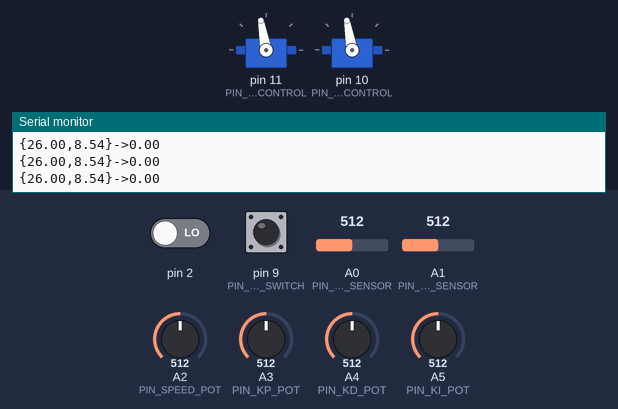
Simulated run of this sketch. Board: Arduino Uno, built with avr-gcc and run on an emulated ATmega328P. Shown: 2 × servo, the last lines printed to the serial monitor. The test bench sets the inputs (shaded band); at power-on: pin 9 (PIN_MAIN_SWITCH) LOW, A1 (PIN_ANGLED_SENSOR) = 512, pin 2 LOW, A0 (PIN_FRONT_SENSOR) = 512, A2 (PIN_SPEED_POT) = 512, A3 (PIN_KP_POT) = 512, A4 (PIN_KD_POT) = 512, A5 (PIN_KI_POT) = 512.

Above: at 1.2 s.
1.3 s: pin 9 (PIN_MAIN_SWITCH) pulled HIGH for 1 s
At 1.96 s:
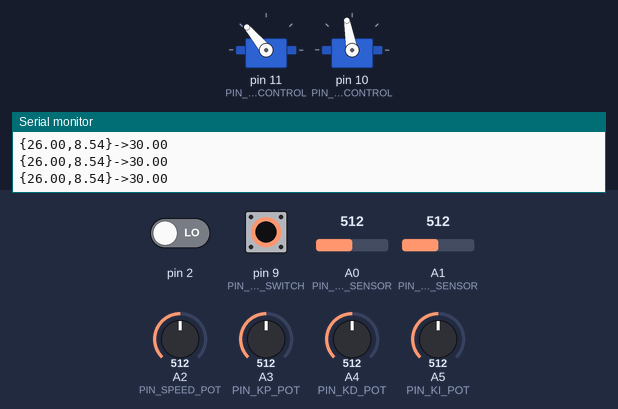
At 3.3 s:
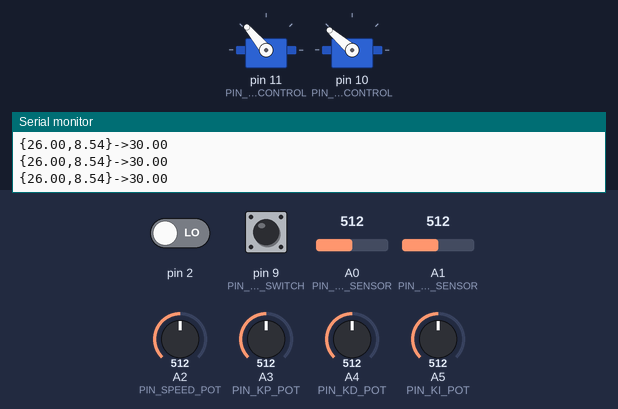
3.8 s: A1 (PIN_ANGLED_SENSOR) set to 90
6.8 s: pin 2 driven HIGH
At 7.5 s:
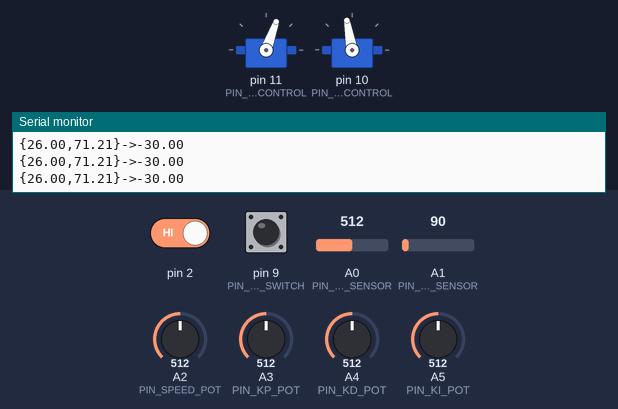
Timing chart, 0 to 9.8 s (numbered marks = the images above; inputs shaded):
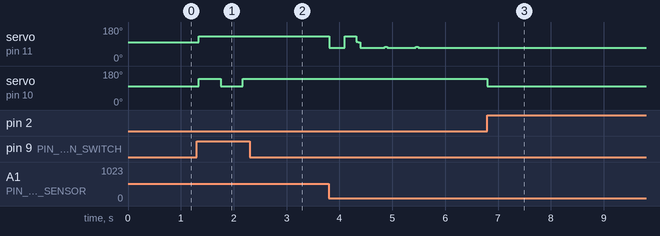

Measured:
- after the input at 1.3 s, servo on pin 11 (PIN_RUDDER_CONTROL): 100° → 130° at once; servo on pin 10 (PIN_MOTOR_CONTROL): 100° → 139° at once, → 100° 0.42 s later, → 139° 0.42 s later
- after the input at 6.8 s, servo on pin 10 (PIN_MOTOR_CONTROL): 139° → 100° at once

The sketch:

competition_code.ino
```cpp
#include <Servo.h>
#include "PID_v1.h"
#include "ir_sensor.h"
#include "motor_control.h"
#include "rudder_control.h"

#define PIN_FRONT_SENSOR A0
#define PIN_ANGLED_SENSOR A1
#define PIN_SPEED_POT A2
#define PIN_KP_POT A3
#define PIN_KD_POT A4
#define PIN_KI_POT A5
#define PIN_MOTOR_CONTROL 10
#define PIN_RUDDER_CONTROL 11
#define PIN_MAIN_SWITCH 9

#define DEBOUNCE 400

static DSensor front;
static DSensor angled;

static Servo brushless;

static Rudder rudder;
static Servo rudder_servo;

static volatile uint8_t e_stop_flag = 0;
int state=LOW, reading, previous=LOW, pot_power, pot_power_range;

double reference, input, output;
long time=0;

PID rudder_control (&input, &output, &reference,1, 5, 2, DIRECT);

void setup (){
  pinMode(PIN_MAIN_SWITCH, INPUT);
  pinMode(PIN_SPEED_POT, INPUT);
  attachInterrupt (0, e_stop, RISING);
  Serial.begin (9600);
  init_sensor (&front, PIN_FRONT_SENSOR, IR_SENSOR_150);
  init_sensor (&angled, PIN_ANGLED_SENSOR, IR_SENSOR_80);
  init_rudder (&rudder, &rudder_servo, PIN_RUDDER_CONTROL, 100, -40, 40);
  arm_motor(&brushless, PIN_MOTOR_CONTROL);
  input = read_distance (&front);
  reference = 20;
  rudder_control.SetSampleTime (20);
  rudder_control.SetOutputLimits (-30, 30);
  rudder_control.SetMode (MANUAL);
}

void loop (){
  if (e_stop_flag == 1){
    while (true);
  }
  reading = digitalRead(PIN_MAIN_SWITCH);
  if (reading==HIGH && previous==LOW && millis()-time>DEBOUNCE)
  {
    if (state == HIGH)
    {
      state = LOW;
      stop_motor(&brushless);
      rudder_control.SetMode (MANUAL);
      set_angle (&rudder, 0);
    }
    else
    {
      state = HIGH;
      pot_power = analogRead(PIN_SPEED_POT);
      pot_power_range = map(pot_power,0,1023,0,100);
      motor_speed(&brushless, pot_power_range);

      int kp = analogRead (PIN_KP_POT);
      int kd = analogRead (PIN_KD_POT);
      int ki = analogRead (PIN_KI_POT);

      kp = map (kp, 0, 1023, 0, 10);
      kd = map (kd, 0, 1023, 0, 10);
      ki = map (ki, 0, 1023, 0, 10);
      rudder_control.SetTunings (kp, kd, ki);
      rudder_control.SetMode (AUTOMATIC);

      Serial.print ("{");
      Serial.print (kp);
      Serial.print (",");
      Serial.print (kd);
      Serial.print (",");
      Serial.print (ki);
      Serial.println ("}");
    }
    time=millis();
  }
  float front_sensor = read_distance (&front);
  float angle_sensor = read_distance (&angled);
  Serial.print ("{");
  Serial.print (front_sensor);
  Serial.print (",");
  Serial.print (angle_sensor);
  Serial.print ("}");
  Serial.print ("->");

  input = angle_sensor*0.707;
  rudder_control.Compute ();
  set_angle (&rudder, output);

  Serial.println (output);
  delay (40);
}

void e_stop (){
  stop_motor (&brushless);
  rudder_control.SetMode (MANUAL);
  e_stop_flag = 1;
}
```

ir_sensor.cpp
```cpp
#include "ir_sensor.h"
#include <Arduino.h>
#include <inttypes.h>

void init_sensor (DSensor * sens, uint8_t pin, uint8_t sensor_type){
  sens->v[0] = 0;
  sens->v[1] = 0;
  sens->v[2] = 0;
  sens->read_pin = pin;

  if (sensor_type == IR_SENSOR_150){
    sens->SCALE = SCALE_150;
    sens->SHIFT_X = SHIFT_X_150;
    sens->SHIFT_Y = SHIFT_Y_150;
  } else if (sensor_type == IR_SENSOR_80){
    sens->SCALE = SCALE_80;
    sens->SHIFT_X = SHIFT_X_80;
    sens->SHIFT_Y = SHIFT_Y_80;
  } else if (sensor_type == IR_SENSOR_30){
    sens->SCALE = SCALE_30;
    sens->SHIFT_X = SHIFT_X_30;
    sens->SHIFT_Y = SHIFT_Y_30;
  }
}

uint16_t read_raw (DSensor * sens){
  return analogRead (sens->read_pin);
}

// See: http://www.schwietering.com/jayduino/filtuino/
float read_filtered (DSensor * sens){

  sens->v[0] = sens->v[1];
  sens->v[1] = sens->v[2];
  sens->v[2] = (6.745527388907e-2 * analogRead (sens->read_pin)) + ( -0.4128015981 * sens->v[0]) + (  1.1429805025 * sens->v[1]);
  return (sens->v[0] + sens->v[2]) +2 * sens->v[1];
}

float read_distance (DSensor * sens){
  int a_value = read_filtered (sens);
  return (sens->SCALE)/(a_value + sens->SHIFT_X) + (sens->SHIFT_Y);
}
```

ir_sensor.h
```cpp
#ifndef IR_SENSOR_H
#define IR_SENSOR_H
#include <Arduino.h>
#include <inttypes.h>

#define IR_SENSOR_150 0
#define IR_SENSOR_80 1
#define IR_SENSOR_30 2

// constants for 150 cm IR sensor
const float SCALE_150 = 14220;
const float SHIFT_X_150 = 6.682;
const float SHIFT_Y_150 = -1.473;

// constants for 80 cm IR sensors
const float SCALE_80 = 6495;
const float SHIFT_X_80 = -3.948;
const float SHIFT_Y_80 = -4.271;

// constants for 30 cm IR sensor
const float SCALE_30 = 2696;
const float SHIFT_X_30 = 1.168;
const float SHIFT_Y_30 = -0.6625;

struct dist_sensor {
  uint8_t read_pin;
  float v[3];
  float SCALE;
  float SHIFT_X;
  float SHIFT_Y;
};
typedef dist_sensor DSensor;

void init_sensor (DSensor *, uint8_t, uint8_t);
uint16_t read_raw (DSensor *);
float read_filtered(DSensor *);
float read_distance (DSensor *);

#endif
```

motor_control.cpp
```cpp
#include "motor_control.h"
#include <Arduino.h>
#include <inttypes.h>


void arm_motor(Servo * brushless, int pin){
  brushless->attach(pin);
  brushless->write(100);


}
void motor_speed(Servo * brushless, int power){
  int throttle = 0;
  if(power<0 || power>100)
    return;
  throttle = map(power, 0, 100, 100, 179);
  //for (int i = 0; i < 4; i++) {
    brushless->write(throttle);
    //delay(100);
  //}
}
void stop_motor(Servo * brushless){
  int stop_val = map(56, 0, 100, 0, 179);
  brushless->write(stop_val);
}
```

motor_control.h
```cpp
#ifndef motor_control
#define motor_control
#include <Arduino.h>
#include <inttypes.h>
#include <Servo.h>

void arm_motor(Servo *,int);
void motor_speed(Servo *,int);
void stop_motor(Servo *);

#endif
```

rudder_control.cpp
```cpp
#include "rudder_control.h"
#include <Arduino.h>
#include <inttypes.h>
#include <Servo.h>

void init_rudder (Rudder * rudder, Servo * servo, uint8_t pin, int16_t zero_angle, int16_t min_lim, int16_t max_lim){
  rudder ->servo = servo;
  rudder->pin = pin;
  rudder->zero_angle = zero_angle;
  rudder->min_lim = min_lim ;
  rudder->max_lim = max_lim ;

  (rudder->servo)->attach (rudder->pin);
  (rudder->servo)->write (zero_angle);
}

void set_angle (Rudder * rudder, int16_t angle){
  if (angle < rudder->min_lim){
    angle = rudder->min_lim;
  } else if (angle > rudder->max_lim){
    angle = rudder->max_lim;
  }
  (rudder->servo)->write (angle + rudder->zero_angle);
}
```

rudder_control.h
```cpp
#ifndef RUDDER_CONTROL_H
#define RUDDER_CONTROL_H
#include <Servo.h>
#include <Arduino.h>
#include <inttypes.h>

struct servo_control{
  Servo * servo;
  uint8_t pin;
  int16_t zero_angle;
  int16_t max_lim;
  int16_t min_lim;
};

typedef servo_control Rudder;

void init_rudder (Rudder *, Servo *, uint8_t pin, int16_t zero_angle, int16_t min_lim, int16_t max_lim);

void set_angle (Rudder *, int16_t);

#endif
```
